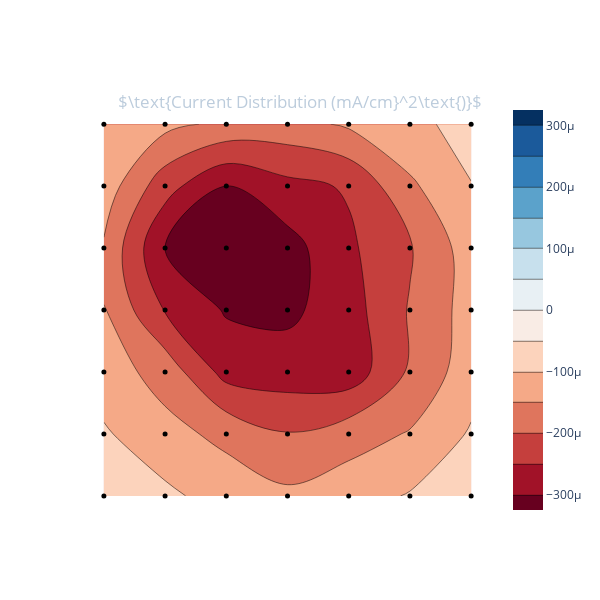

Notebook code for this chart:
### Markdown cell above
### Run following cell to add data to list of dictionaries

### Code cell
currents = data.readCurrents(centre5x5=True)
# apl.plotI(currents)
data.append(
    pressure = 1.3e-4,
    Vbias = 120,
    Ibias = 21.6,
    Varc = 80,
    Iarc = 3.5,
    Vext = -6000,
    Iext = -20.7,
    Ve1 = -1353,
    Ie1 = -0.7,
    Ve2 = -0,
    Ie2 = 0,
    Ibase = -0.04,
    currents = currents,
    note = ''
)
data.plotI()

### Figure 1 — Plotly figure (JSON) as saved in the notebook; plotly's stock layout.template omitted (floating-point values rounded to 4 significant figures)
{"data": [{"colorscale": [[0, "rgb(103,0,31)"], [0.1, "rgb(178,24,43)"], [0.2, "rgb(214,96,77)"], [0.3, "rgb(244,165,130)"], [0.4, "rgb(253,219,199)"], [0.5, "rgb(247,247,247)"], [0.6, "rgb(209,229,240)"], [0.7, "rgb(146,197,222)"], [0.8, "rgb(67,147,195)"], [0.9, "rgb(33,102,172)"], [1, "rgb(5,48,97)"]], "ncontours": 21, "type": "contour", "z": [[-6.499e-05, -8.875e-05, -0.0001223, -0.0001395, -0.0001214, -9.618e-05, -8.197e-05], [-9.386e-05, -0.0001345, -0.0001623, -0.0001977, -0.0001718, -0.0001464, -9.462e-05], [-0.0001264, -0.0001692, -0.0002684, -0.000276, -0.0002806, -0.0001926, -0.0001223], [-0.0001494, -0.0002531, -0.0003048, -0.0003109, -0.000272, -0.0001959, -0.0001292], [-0.0001559, -0.0003002, -0.0003184, -0.0003199, -0.0002585, -0.0002056, -0.0001244], [-0.0001216, -0.0002304, -0.0003002, -0.0002642, -0.000245, -0.000159, -0.0001012], [-0.0001044, -0.0001361, -0.0001613, -0.0001682, -0.0001425, -0.0001099, -8.7e-05]], "zmax": 0.0003199, "zmid": 0, "zmin": -0.0003199}, {"marker": {"color": "rgb(0, 0, 0)", "size": 5}, "mode": "markers", "type": "scatter", "x": [0, 1, 2, 3, 4, 5, 6, 0, 1, 2, 3, 4, 5, 6, 0, 1, 2, 3, 4, 5, 6, 0, 1, 2, 3, 4, 5, 6, 0, 1, 2, 3, 4, 5, 6, 0, 1, 2, 3, 4, 5, 6, 0, 1, 2, 3, 4, 5, 6], "y": [0, 0, 0, 0, 0, 0, 0, 1, 1, 1, 1, 1, 1, 1, 2, 2, 2, 2, 2, 2, 2, 3, 3, 3, 3, 3, 3, 3, 4, 4, 4, 4, 4, 4, 4, 5, 5, 5, 5, 5, 5, 5, 6, 6, 6, 6, 6, 6, 6]}], "layout": {"height": 600, "paper_bgcolor": "rgba(0,0,0,0)", "plot_bgcolor": "rgba(0,0,0,0)", "title": {"font": {"color": "#BCCCDC"}, "text": "$\\text{Current Distribution (mA/cm}^2\\text{)}$", "x": 0.5, "xanchor": "center", "y": 0.84, "yanchor": "top"}, "width": 600, "xaxis": {"showgrid": false, "showticklabels": false, "tickmode": "linear"}, "yaxis": {"showgrid": false, "showticklabels": false}}}
